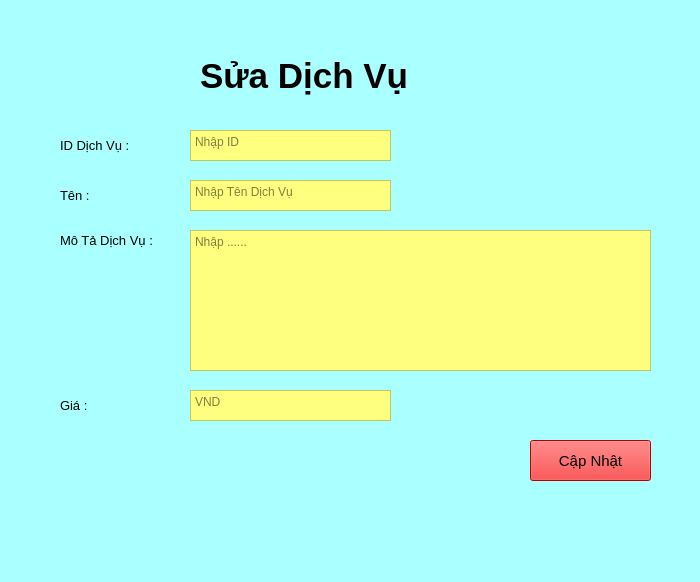
<?xml version="1.0" encoding="UTF-8"?>
<ui version="4.0">
 <class>MainWindow</class>
 <widget class="QMainWindow" name="MainWindow">
  <property name="geometry">
   <rect>
    <x>0</x>
    <y>0</y>
    <width>700</width>
    <height>582</height>
   </rect>
  </property>
  <property name="windowTitle">
   <string>MainWindow</string>
  </property>
  <property name="windowIcon">
   <iconset theme="h"/>
  </property>
  <property name="styleSheet">
   <string notr="true">background-color: rgb(170, 255, 255);</string>
  </property>
  <widget class="QWidget" name="centralwidget">
   <widget class="QLabel" name="label">
    <property name="geometry">
     <rect>
      <x>200</x>
      <y>40</y>
      <width>281</width>
      <height>71</height>
     </rect>
    </property>
    <property name="font">
     <font>
      <pointsize>26</pointsize>
      <bold>true</bold>
     </font>
    </property>
    <property name="text">
     <string>Sửa Dịch Vụ</string>
    </property>
   </widget>
   <widget class="QLabel" name="label_2">
    <property name="geometry">
     <rect>
      <x>60</x>
      <y>130</y>
      <width>101</width>
      <height>31</height>
     </rect>
    </property>
    <property name="font">
     <font>
      <pointsize>10</pointsize>
     </font>
    </property>
    <property name="layoutDirection">
     <enum>Qt::LayoutDirection::LeftToRight</enum>
    </property>
    <property name="text">
     <string>ID Dịch Vụ :</string>
    </property>
   </widget>
   <widget class="QLabel" name="label_3">
    <property name="geometry">
     <rect>
      <x>60</x>
      <y>220</y>
      <width>121</width>
      <height>41</height>
     </rect>
    </property>
    <property name="font">
     <font>
      <pointsize>10</pointsize>
     </font>
    </property>
    <property name="text">
     <string>Mô Tả Dịch Vụ :</string>
    </property>
   </widget>
   <widget class="QLabel" name="label_4">
    <property name="geometry">
     <rect>
      <x>60</x>
      <y>390</y>
      <width>101</width>
      <height>31</height>
     </rect>
    </property>
    <property name="font">
     <font>
      <pointsize>10</pointsize>
     </font>
    </property>
    <property name="text">
     <string>Giá :</string>
    </property>
   </widget>
   <widget class="QTextEdit" name="txtID">
    <property name="geometry">
     <rect>
      <x>190</x>
      <y>130</y>
      <width>201</width>
      <height>31</height>
     </rect>
    </property>
    <property name="styleSheet">
     <string notr="true">background-color: rgb(255, 255, 127);</string>
    </property>
    <property name="placeholderText">
     <string>Nhập ID</string>
    </property>
   </widget>
   <widget class="QTextEdit" name="txtMoTa">
    <property name="geometry">
     <rect>
      <x>190</x>
      <y>230</y>
      <width>461</width>
      <height>141</height>
     </rect>
    </property>
    <property name="styleSheet">
     <string notr="true">background-color: rgb(255, 255, 127);</string>
    </property>
    <property name="placeholderText">
     <string>Nhập ......</string>
    </property>
   </widget>
   <widget class="QTextEdit" name="txtGia">
    <property name="geometry">
     <rect>
      <x>190</x>
      <y>390</y>
      <width>201</width>
      <height>31</height>
     </rect>
    </property>
    <property name="styleSheet">
     <string notr="true">background-color: rgb(255, 255, 127);</string>
    </property>
    <property name="placeholderText">
     <string>VND</string>
    </property>
   </widget>
   <widget class="QPushButton" name="txtCapNhat">
    <property name="geometry">
     <rect>
      <x>530</x>
      <y>440</y>
      <width>121</width>
      <height>41</height>
     </rect>
    </property>
    <property name="font">
     <font>
      <pointsize>11</pointsize>
     </font>
    </property>
    <property name="styleSheet">
     <string notr="true">background-color: rgb(255, 0, 0);</string>
    </property>
    <property name="text">
     <string>Cập Nhật</string>
    </property>
   </widget>
   <widget class="QLabel" name="label_5">
    <property name="geometry">
     <rect>
      <x>60</x>
      <y>180</y>
      <width>101</width>
      <height>31</height>
     </rect>
    </property>
    <property name="font">
     <font>
      <pointsize>10</pointsize>
     </font>
    </property>
    <property name="layoutDirection">
     <enum>Qt::LayoutDirection::LeftToRight</enum>
    </property>
    <property name="text">
     <string>Tên :</string>
    </property>
   </widget>
   <widget class="QTextEdit" name="textEdit_4">
    <property name="geometry">
     <rect>
      <x>190</x>
      <y>180</y>
      <width>201</width>
      <height>31</height>
     </rect>
    </property>
    <property name="styleSheet">
     <string notr="true">background-color: rgb(255, 255, 127);</string>
    </property>
    <property name="placeholderText">
     <string>Nhập Tên Dịch Vụ</string>
    </property>
   </widget>
  </widget>
  <widget class="QMenuBar" name="menubar">
   <property name="geometry">
    <rect>
     <x>0</x>
     <y>0</y>
     <width>700</width>
     <height>22</height>
    </rect>
   </property>
  </widget>
  <widget class="QStatusBar" name="statusbar"/>
 </widget>
 <resources/>
 <connections/>
</ui>
